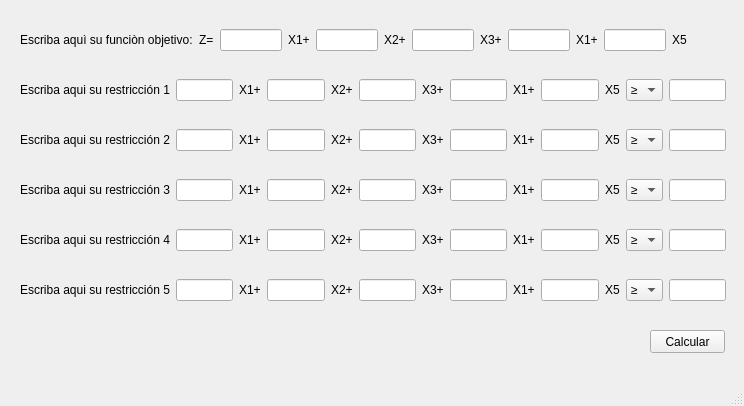
<?xml version="1.0" encoding="UTF-8"?>
<ui version="4.0">
 <class>MainWindow</class>
 <widget class="QMainWindow" name="MainWindow">
  <property name="geometry">
   <rect>
    <x>0</x>
    <y>0</y>
    <width>744</width>
    <height>406</height>
   </rect>
  </property>
  <property name="windowTitle">
   <string>MainWindow</string>
  </property>
  <widget class="QWidget" name="centralwidget">
   <widget class="QWidget" name="gridLayoutWidget">
    <property name="geometry">
     <rect>
      <x>20</x>
      <y>20</y>
      <width>667</width>
      <height>41</height>
     </rect>
    </property>
    <layout class="QGridLayout" name="gridLayout">
     <item row="0" column="5">
      <widget class="QLabel" name="label_4">
       <property name="text">
        <string>X2+</string>
       </property>
      </widget>
     </item>
     <item row="0" column="9">
      <widget class="QLabel" name="label_5">
       <property name="text">
        <string>X1+</string>
       </property>
      </widget>
     </item>
     <item row="0" column="7">
      <widget class="QLabel" name="label_6">
       <property name="text">
        <string>X3+</string>
       </property>
      </widget>
     </item>
     <item row="0" column="11">
      <widget class="QLabel" name="label_7">
       <property name="text">
        <string>X5</string>
       </property>
      </widget>
     </item>
     <item row="0" column="10">
      <widget class="QLineEdit" name="lineEdit_5"/>
     </item>
     <item row="0" column="8">
      <widget class="QLineEdit" name="lineEdit_4"/>
     </item>
     <item row="0" column="4">
      <widget class="QLineEdit" name="lineEdit_2"/>
     </item>
     <item row="0" column="6">
      <widget class="QLineEdit" name="lineEdit_3"/>
     </item>
     <item row="0" column="0">
      <widget class="QLabel" name="label">
       <property name="text">
        <string>Escriba aquì su funciòn objetivo:</string>
       </property>
      </widget>
     </item>
     <item row="0" column="3">
      <widget class="QLabel" name="label_3">
       <property name="text">
        <string>X1+</string>
       </property>
      </widget>
     </item>
     <item row="0" column="2">
      <widget class="QLineEdit" name="lineEdit"/>
     </item>
     <item row="0" column="1">
      <widget class="QLabel" name="label_2">
       <property name="text">
        <string>Z=</string>
       </property>
      </widget>
     </item>
    </layout>
   </widget>
   <widget class="QWidget" name="gridLayoutWidget_2">
    <property name="geometry">
     <rect>
      <x>20</x>
      <y>70</y>
      <width>706</width>
      <height>41</height>
     </rect>
    </property>
    <layout class="QGridLayout" name="gridLayout_2">
     <item row="0" column="1">
      <spacer name="horizontalSpacer">
       <property name="orientation">
        <enum>Qt::Horizontal</enum>
       </property>
       <property name="sizeHint" stdset="0">
        <size>
         <width>40</width>
         <height>20</height>
        </size>
       </property>
      </spacer>
     </item>
     <item row="0" column="2">
      <spacer name="horizontalSpacer_2">
       <property name="orientation">
        <enum>Qt::Horizontal</enum>
       </property>
       <property name="sizeHint" stdset="0">
        <size>
         <width>40</width>
         <height>20</height>
        </size>
       </property>
      </spacer>
     </item>
     <item row="0" column="13">
      <widget class="QComboBox" name="comboBox">
       <item>
        <property name="text">
         <string>≥</string>
        </property>
       </item>
       <item>
        <property name="text">
         <string>≤</string>
        </property>
       </item>
      </widget>
     </item>
     <item row="0" column="10">
      <widget class="QLabel" name="label_9">
       <property name="text">
        <string>X1+</string>
       </property>
      </widget>
     </item>
     <item row="0" column="8">
      <widget class="QLabel" name="label_10">
       <property name="text">
        <string>X3+</string>
       </property>
      </widget>
     </item>
     <item row="0" column="12">
      <widget class="QLabel" name="label_11">
       <property name="text">
        <string>X5</string>
       </property>
      </widget>
     </item>
     <item row="0" column="5">
      <widget class="QLineEdit" name="lineEdit_8"/>
     </item>
     <item row="0" column="7">
      <widget class="QLineEdit" name="lineEdit_9"/>
     </item>
     <item row="0" column="11">
      <widget class="QLineEdit" name="lineEdit_6"/>
     </item>
     <item row="0" column="9">
      <widget class="QLineEdit" name="lineEdit_7"/>
     </item>
     <item row="0" column="3">
      <widget class="QLineEdit" name="lineEdit_10"/>
     </item>
     <item row="0" column="4">
      <widget class="QLabel" name="label_13">
       <property name="text">
        <string>X1+</string>
       </property>
      </widget>
     </item>
     <item row="0" column="0">
      <widget class="QLabel" name="label_12">
       <property name="text">
        <string>Escriba aqui su restricción 1</string>
       </property>
      </widget>
     </item>
     <item row="0" column="6">
      <widget class="QLabel" name="label_8">
       <property name="text">
        <string>X2+</string>
       </property>
      </widget>
     </item>
     <item row="0" column="14">
      <widget class="QLineEdit" name="lineEdit_11"/>
     </item>
    </layout>
   </widget>
   <widget class="QWidget" name="gridLayoutWidget_3">
    <property name="geometry">
     <rect>
      <x>20</x>
      <y>120</y>
      <width>706</width>
      <height>41</height>
     </rect>
    </property>
    <layout class="QGridLayout" name="gridLayout_3">
     <item row="0" column="1">
      <spacer name="horizontalSpacer_3">
       <property name="orientation">
        <enum>Qt::Horizontal</enum>
       </property>
       <property name="sizeHint" stdset="0">
        <size>
         <width>40</width>
         <height>20</height>
        </size>
       </property>
      </spacer>
     </item>
     <item row="0" column="2">
      <spacer name="horizontalSpacer_4">
       <property name="orientation">
        <enum>Qt::Horizontal</enum>
       </property>
       <property name="sizeHint" stdset="0">
        <size>
         <width>40</width>
         <height>20</height>
        </size>
       </property>
      </spacer>
     </item>
     <item row="0" column="13">
      <widget class="QComboBox" name="comboBox_2">
       <item>
        <property name="text">
         <string>≥</string>
        </property>
       </item>
       <item>
        <property name="text">
         <string>≤</string>
        </property>
       </item>
      </widget>
     </item>
     <item row="0" column="10">
      <widget class="QLabel" name="label_14">
       <property name="text">
        <string>X1+</string>
       </property>
      </widget>
     </item>
     <item row="0" column="8">
      <widget class="QLabel" name="label_15">
       <property name="text">
        <string>X3+</string>
       </property>
      </widget>
     </item>
     <item row="0" column="12">
      <widget class="QLabel" name="label_16">
       <property name="text">
        <string>X5</string>
       </property>
      </widget>
     </item>
     <item row="0" column="5">
      <widget class="QLineEdit" name="lineEdit_12"/>
     </item>
     <item row="0" column="7">
      <widget class="QLineEdit" name="lineEdit_13"/>
     </item>
     <item row="0" column="11">
      <widget class="QLineEdit" name="lineEdit_14"/>
     </item>
     <item row="0" column="9">
      <widget class="QLineEdit" name="lineEdit_15"/>
     </item>
     <item row="0" column="3">
      <widget class="QLineEdit" name="lineEdit_16"/>
     </item>
     <item row="0" column="4">
      <widget class="QLabel" name="label_17">
       <property name="text">
        <string>X1+</string>
       </property>
      </widget>
     </item>
     <item row="0" column="0">
      <widget class="QLabel" name="label_18">
       <property name="text">
        <string>Escriba aqui su restricción 2</string>
       </property>
      </widget>
     </item>
     <item row="0" column="6">
      <widget class="QLabel" name="label_19">
       <property name="text">
        <string>X2+</string>
       </property>
      </widget>
     </item>
     <item row="0" column="14">
      <widget class="QLineEdit" name="lineEdit_17"/>
     </item>
    </layout>
   </widget>
   <widget class="QWidget" name="gridLayoutWidget_4">
    <property name="geometry">
     <rect>
      <x>20</x>
      <y>170</y>
      <width>706</width>
      <height>41</height>
     </rect>
    </property>
    <layout class="QGridLayout" name="gridLayout_4">
     <item row="0" column="1">
      <spacer name="horizontalSpacer_5">
       <property name="orientation">
        <enum>Qt::Horizontal</enum>
       </property>
       <property name="sizeHint" stdset="0">
        <size>
         <width>40</width>
         <height>20</height>
        </size>
       </property>
      </spacer>
     </item>
     <item row="0" column="2">
      <spacer name="horizontalSpacer_6">
       <property name="orientation">
        <enum>Qt::Horizontal</enum>
       </property>
       <property name="sizeHint" stdset="0">
        <size>
         <width>40</width>
         <height>20</height>
        </size>
       </property>
      </spacer>
     </item>
     <item row="0" column="13">
      <widget class="QComboBox" name="comboBox_3">
       <item>
        <property name="text">
         <string>≥</string>
        </property>
       </item>
       <item>
        <property name="text">
         <string>≤</string>
        </property>
       </item>
      </widget>
     </item>
     <item row="0" column="10">
      <widget class="QLabel" name="label_20">
       <property name="text">
        <string>X1+</string>
       </property>
      </widget>
     </item>
     <item row="0" column="8">
      <widget class="QLabel" name="label_21">
       <property name="text">
        <string>X3+</string>
       </property>
      </widget>
     </item>
     <item row="0" column="12">
      <widget class="QLabel" name="label_22">
       <property name="text">
        <string>X5</string>
       </property>
      </widget>
     </item>
     <item row="0" column="5">
      <widget class="QLineEdit" name="lineEdit_18"/>
     </item>
     <item row="0" column="7">
      <widget class="QLineEdit" name="lineEdit_19"/>
     </item>
     <item row="0" column="11">
      <widget class="QLineEdit" name="lineEdit_20"/>
     </item>
     <item row="0" column="9">
      <widget class="QLineEdit" name="lineEdit_21"/>
     </item>
     <item row="0" column="3">
      <widget class="QLineEdit" name="lineEdit_22"/>
     </item>
     <item row="0" column="4">
      <widget class="QLabel" name="label_23">
       <property name="text">
        <string>X1+</string>
       </property>
      </widget>
     </item>
     <item row="0" column="0">
      <widget class="QLabel" name="label_24">
       <property name="text">
        <string>Escriba aqui su restricción 3</string>
       </property>
      </widget>
     </item>
     <item row="0" column="6">
      <widget class="QLabel" name="label_25">
       <property name="text">
        <string>X2+</string>
       </property>
      </widget>
     </item>
     <item row="0" column="14">
      <widget class="QLineEdit" name="lineEdit_23"/>
     </item>
    </layout>
   </widget>
   <widget class="QWidget" name="gridLayoutWidget_5">
    <property name="geometry">
     <rect>
      <x>20</x>
      <y>220</y>
      <width>706</width>
      <height>41</height>
     </rect>
    </property>
    <layout class="QGridLayout" name="gridLayout_5">
     <item row="0" column="1">
      <spacer name="horizontalSpacer_7">
       <property name="orientation">
        <enum>Qt::Horizontal</enum>
       </property>
       <property name="sizeHint" stdset="0">
        <size>
         <width>40</width>
         <height>20</height>
        </size>
       </property>
      </spacer>
     </item>
     <item row="0" column="2">
      <spacer name="horizontalSpacer_8">
       <property name="orientation">
        <enum>Qt::Horizontal</enum>
       </property>
       <property name="sizeHint" stdset="0">
        <size>
         <width>40</width>
         <height>20</height>
        </size>
       </property>
      </spacer>
     </item>
     <item row="0" column="13">
      <widget class="QComboBox" name="comboBox_4">
       <item>
        <property name="text">
         <string>≥</string>
        </property>
       </item>
       <item>
        <property name="text">
         <string>≤</string>
        </property>
       </item>
      </widget>
     </item>
     <item row="0" column="10">
      <widget class="QLabel" name="label_26">
       <property name="text">
        <string>X1+</string>
       </property>
      </widget>
     </item>
     <item row="0" column="8">
      <widget class="QLabel" name="label_27">
       <property name="text">
        <string>X3+</string>
       </property>
      </widget>
     </item>
     <item row="0" column="12">
      <widget class="QLabel" name="label_28">
       <property name="text">
        <string>X5</string>
       </property>
      </widget>
     </item>
     <item row="0" column="5">
      <widget class="QLineEdit" name="lineEdit_24"/>
     </item>
     <item row="0" column="7">
      <widget class="QLineEdit" name="lineEdit_25"/>
     </item>
     <item row="0" column="11">
      <widget class="QLineEdit" name="lineEdit_26"/>
     </item>
     <item row="0" column="9">
      <widget class="QLineEdit" name="lineEdit_27"/>
     </item>
     <item row="0" column="3">
      <widget class="QLineEdit" name="lineEdit_28"/>
     </item>
     <item row="0" column="4">
      <widget class="QLabel" name="label_29">
       <property name="text">
        <string>X1+</string>
       </property>
      </widget>
     </item>
     <item row="0" column="0">
      <widget class="QLabel" name="label_30">
       <property name="text">
        <string>Escriba aqui su restricción 4</string>
       </property>
      </widget>
     </item>
     <item row="0" column="6">
      <widget class="QLabel" name="label_31">
       <property name="text">
        <string>X2+</string>
       </property>
      </widget>
     </item>
     <item row="0" column="14">
      <widget class="QLineEdit" name="lineEdit_29"/>
     </item>
    </layout>
   </widget>
   <widget class="QWidget" name="gridLayoutWidget_6">
    <property name="geometry">
     <rect>
      <x>20</x>
      <y>270</y>
      <width>706</width>
      <height>41</height>
     </rect>
    </property>
    <layout class="QGridLayout" name="gridLayout_6">
     <item row="0" column="1">
      <spacer name="horizontalSpacer_9">
       <property name="orientation">
        <enum>Qt::Horizontal</enum>
       </property>
       <property name="sizeHint" stdset="0">
        <size>
         <width>40</width>
         <height>20</height>
        </size>
       </property>
      </spacer>
     </item>
     <item row="0" column="2">
      <spacer name="horizontalSpacer_10">
       <property name="orientation">
        <enum>Qt::Horizontal</enum>
       </property>
       <property name="sizeHint" stdset="0">
        <size>
         <width>40</width>
         <height>20</height>
        </size>
       </property>
      </spacer>
     </item>
     <item row="0" column="13">
      <widget class="QComboBox" name="comboBox_5">
       <item>
        <property name="text">
         <string>≥</string>
        </property>
       </item>
       <item>
        <property name="text">
         <string>≤</string>
        </property>
       </item>
      </widget>
     </item>
     <item row="0" column="10">
      <widget class="QLabel" name="label_32">
       <property name="text">
        <string>X1+</string>
       </property>
      </widget>
     </item>
     <item row="0" column="8">
      <widget class="QLabel" name="label_33">
       <property name="text">
        <string>X3+</string>
       </property>
      </widget>
     </item>
     <item row="0" column="12">
      <widget class="QLabel" name="label_34">
       <property name="text">
        <string>X5</string>
       </property>
      </widget>
     </item>
     <item row="0" column="5">
      <widget class="QLineEdit" name="lineEdit_30"/>
     </item>
     <item row="0" column="7">
      <widget class="QLineEdit" name="lineEdit_31"/>
     </item>
     <item row="0" column="11">
      <widget class="QLineEdit" name="lineEdit_32"/>
     </item>
     <item row="0" column="9">
      <widget class="QLineEdit" name="lineEdit_33"/>
     </item>
     <item row="0" column="3">
      <widget class="QLineEdit" name="lineEdit_34"/>
     </item>
     <item row="0" column="4">
      <widget class="QLabel" name="label_35">
       <property name="text">
        <string>X1+</string>
       </property>
      </widget>
     </item>
     <item row="0" column="0">
      <widget class="QLabel" name="label_36">
       <property name="text">
        <string>Escriba aqui su restricción 5</string>
       </property>
      </widget>
     </item>
     <item row="0" column="6">
      <widget class="QLabel" name="label_37">
       <property name="text">
        <string>X2+</string>
       </property>
      </widget>
     </item>
     <item row="0" column="14">
      <widget class="QLineEdit" name="lineEdit_35"/>
     </item>
    </layout>
   </widget>
   <widget class="QPushButton" name="pushButton">
    <property name="geometry">
     <rect>
      <x>650</x>
      <y>330</y>
      <width>75</width>
      <height>23</height>
     </rect>
    </property>
    <property name="text">
     <string>Calcular</string>
    </property>
   </widget>
  </widget>
  <widget class="QStatusBar" name="statusbar"/>
 </widget>
 <resources/>
 <connections/>
</ui>
